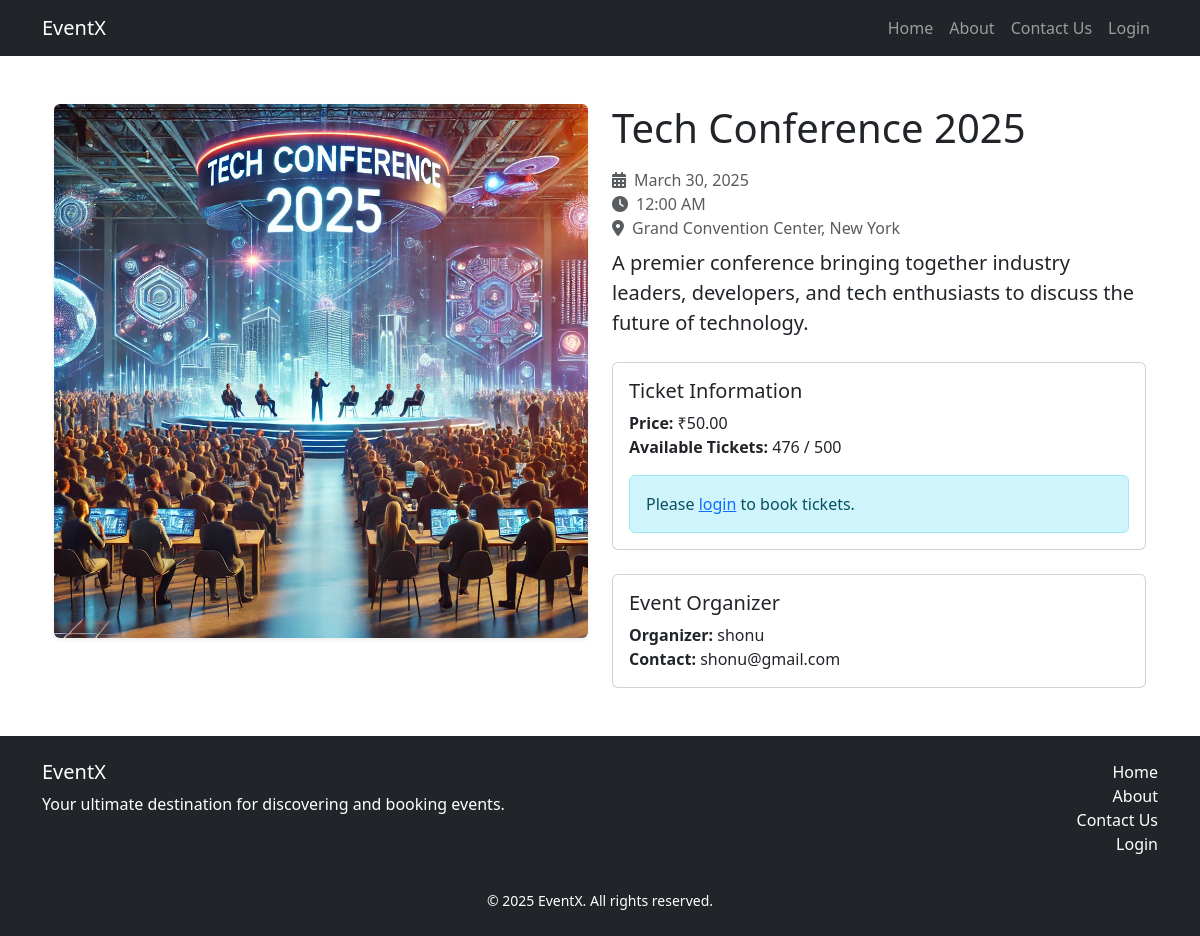
/event/1/, run on an earlier commit of the app's database.
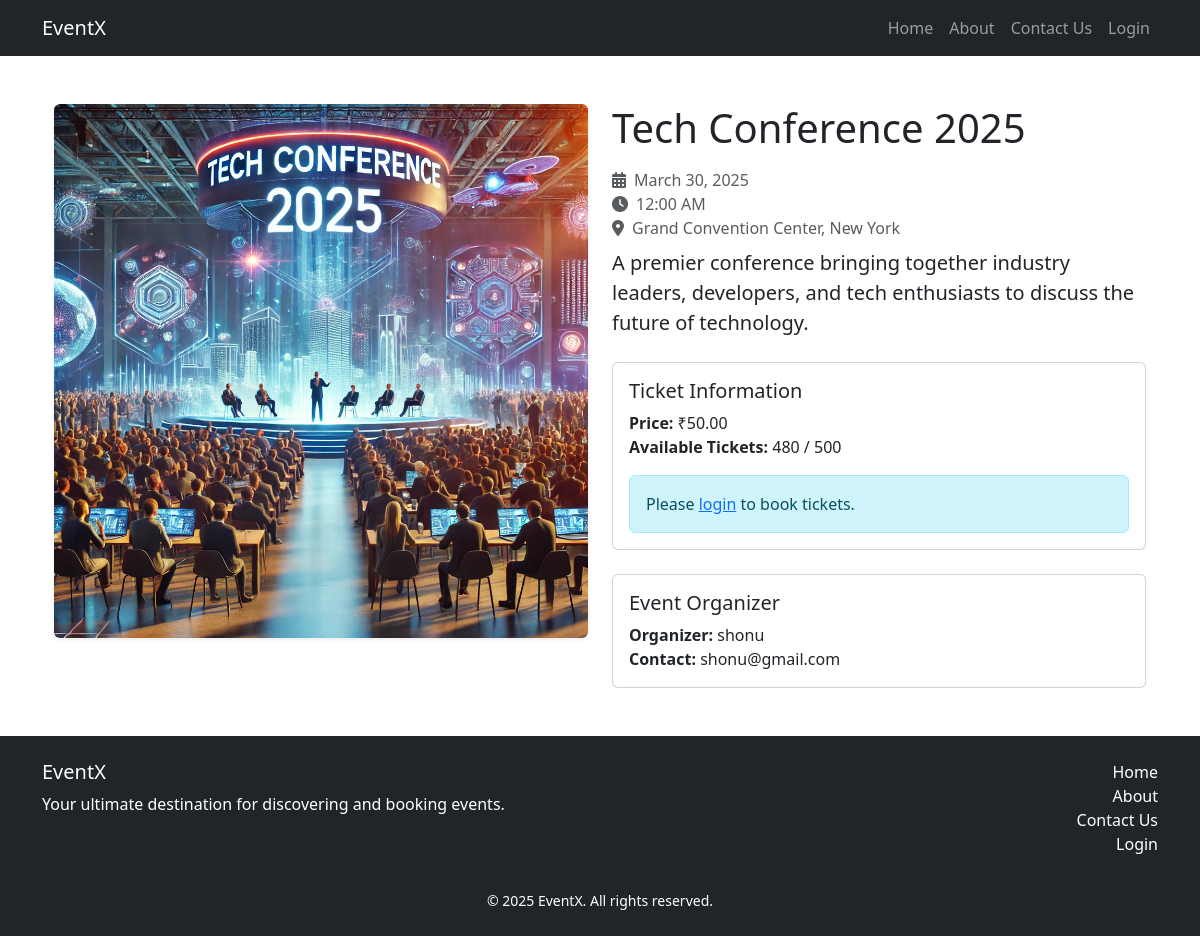
And on a later commit of the database.
### events/models.py (models this page shows, shortened)
class Event(models.Model):
    seller = models.ForeignKey(
        Seller,
        on_delete=models.CASCADE,
        related_name="events"
    )
    name = models.CharField(max_length=255)
    description = models.TextField()
    date = models.DateTimeField()
    location = models.CharField(max_length=255)
    price = models.DecimalField(max_digits=10, decimal_places=2)
    total_tickets = models.PositiveIntegerField()
    available_tickets = models.PositiveIntegerField()
    image = models.ImageField(upload_to="events/", blank=True, null=True)
    class Meta:
        ordering = ['date']

class Seller(models.Model):
    user = models.OneToOneField(settings.AUTH_USER_MODEL, on_delete=models.CASCADE)

### events/views.py (the view)
# urls.py: path("event/<int:event_id>/", views.event_detail, name="event_detail"),
def event_detail(request, event_id):
    event = get_object_or_404(Event, id=event_id)
    context = {
        'event': event,
        'razorpay_key_id': settings.RAZORPAY_KEY_ID
    }
    return render(request, 'events/event_detail.html', context)

### events/templates/events/event_detail.html (shortened to what the changed rows need)
{% extends "events/base.html" %}
{% load static %}
{% block content %}
<div class="container py-4">
    <div class="row">
        <div class="col-md-6 mb-4">
            {% if event.image %}
            <img src="{{ event.image.url }}" alt="{{ event.name }}" class="img-fluid rounded shadow-sm">
            {% else %}
            <div class="bg-light p-5 text-center rounded">
                <i class="fas fa-calendar-alt fa-5x text-muted"></i>
            </div>
            {% endif %}
        </div>
        <div class="col-md-6">
            <h1 class="mb-3">{{ event.name }}</h1>
            <div class="mb-4">
                <p class="text-muted mb-2">
                    <i class="fas fa-calendar-alt me-2"></i>{{ event.date|date:"F j, Y" }}<br>
                    <i class="fas fa-clock me-2"></i>{{ event.date|date:"g:i A" }}<br>
                    <i class="fas fa-map-marker-alt me-2"></i>{{ event.location }}
                </p>
                <p class="lead">{{ event.description }}</p>
            </div>
            <div class="card mb-4">
                <div class="card-body">
                    <h5 class="card-title">Ticket Information</h5>
                    <p class="card-text">
                        <strong>Price:</strong> ₹{{ event.price }}<br>
                        <strong>Available Tickets:</strong> {{ event.available_tickets }} / {{ event.total_tickets }}
                    </p>
                    {% if user.is_authenticated and not user.is_superuser and not user.seller %}
                        {% if event.available_tickets > 0 %}
                        <form method="post" action="{% url 'book_event' event.id %}" class="mt-3" id="bookingForm">
                            {% csrf_token %}
                            <div class="mb-3">
                                <label for="quantity" class="form-label">Number of Tickets</label>
                                <input type="number" class="form-control" id="quantity" name="quantity"
                                       min="1" max="{{ event.available_tickets }}" value="1" required
                                       onchange="updateTotalAmount(this.value)">
                            </div>
                            <div class="mb-3">
                                <p class="mb-1"><strong>Total Amount:</strong> ₹<span id="totalAmount">{{ event.price }}</span></p>
                            </div>
                            <button type="button" class="btn btn-primary" onclick="createRazorpayOrder()">
                                Pay Now
                            </button>
                        </form>
                        <script src="https://checkout.razorpay.com/v1/checkout.js"></script>
                        <script>
                            const eventPrice = {{ event.price }};
                            function updateTotalAmount(quantity) {
                                const total = eventPrice * quantity;
                                document.getElementById('totalAmount').textContent = total;
                            }
                            function createRazorpayOrder() {
                                const quantity = document.getElementById('quantity').value;
                                const totalAmount = parseFloat(document.getElementById('totalAmount').textContent);
                                fetch("{% url 'create_razorpay_order' %}", {
                                    method: 'POST',
                                    headers: {
                                        'Content-Type': 'application/json',
                                        'X-CSRFToken': document.querySelector('[name=csrfmiddlewaretoken]').value
                                    },
                                    body: JSON.stringify({
                                        event_id: {{ event.id }},
                                        quantity: quantity,
                                        amount: totalAmount
                                    })
                                })
                                .then(response => response.json())
                                .then(data => {
                                    const options = {
                                        key: '{{ razorpay_key_id }}',
                                        amount: data.amount,
                                        currency: 'INR',
                                        name: 'EventX',
                                        description: '{{ event.name }} Ticket Booking',
                                        order_id: data.order_id,
                                        handler: function (response) {
                                            verifyPayment(response);
                                        },
                                        prefill: {
                                            name: '{{ user.get_full_name }}',
                                            email: '{{ user.email }}'
                                        },
                                        theme: {
                                            color: '#3399cc'
                                        }
                                    };
                                    const rzp = new Razorpay(options);
                                    rzp.open();
                                })
                                .catch(error => {
                                    console.error('Error:', error);
                                    alert('Failed to create order. Please try again.');
                                });
                            }
                            function verifyPayment(response) {
                                fetch("{% url 'verify_payment' %}", {
                                    method: 'POST',
                                    headers: {
                                        'Content-Type': 'application/json',
                                        'X-CSRFToken': document.querySelector('[name=csrfmiddlewaretoken]').value
                                    },
                                    body: JSON.stringify({
                                        razorpay_payment_id: response.razorpay_payment_id,
                                        razorpay_order_id: response.razorpay_order_id,
                                        razorpay_signature: response.razorpay_signature,
                                        event_id: {{ event.id }},
                                        quantity: document.getElementById('quantity').value
                                    })
                                })
                                .then(response => response.json())
                                .then(data => {
                                    if (data.success) {
                                        window.location.href = "{% url 'booking_history' %}";
                                    } else {
                                        alert('Payment verification failed. Please contact support.');
                                    }
                                })
                                .catch(error => {
                                    console.error('Error:', error);
                                    alert('Payment verification failed. Please contact support.');
                                });
                            }
                        </script>
                        {% else %}
                        <div class="alert alert-warning mb-0">
                            Sorry, this event is sold out!
                        </div>
                        {% endif %}
                    {% elif not user.is_authenticated %}
                        <div class="alert alert-info mb-0">
                            Please <a href="{% url 'login' %}">login</a> to book tickets.
                        </div>
                    {% endif %}
                </div>
            </div>
            <div class="card">
                <div class="card-body">
                    <h5 class="card-title">Event Organizer</h5>
                    <p class="card-text">
                        <strong>Organizer:</strong> {{ event.seller.user.first_name|default:event.seller.user.username }}<br>
                        <strong>Contact:</strong> {{ event.seller.user.email }}
                    </p>
                </div>
            </div>
        </div>
    </div>
</div>
{% endblock %}

What changed in the data, as far as the page shows it:
changed Event "12:00 AM": available_tickets "476" → "480"
